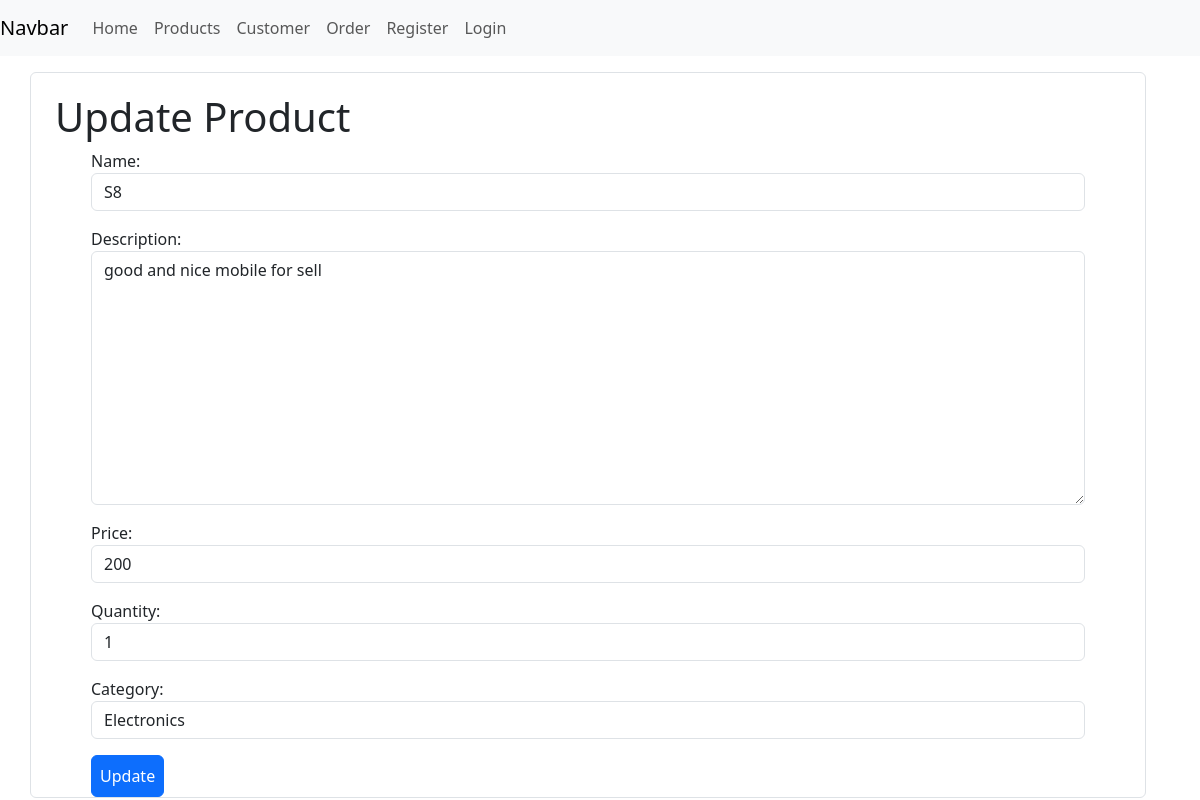
/update/product/18/, run on the app's committed database.
### e_app/models.py (models this page shows, shortened)
class Product(models.Model):
    name = models.CharField(max_length = 100)
    description = models.TextField()
    price = models.IntegerField()
    quantity = models.PositiveIntegerField()
    category = models.ForeignKey(Category, on_delete = models.CASCADE)

class Category(models.Model):
    name = models.CharField(max_length = 100)
    description = models.TextField()
    def __str__(self):
        return str(self.name)

### e_app/views.py (the view)
# urls.py: path("update/product/<int:pk>/",views.update_product,name="update_product"),
def update_product(request, pk):
    try:
        product = Product.objects.get(id=pk)
    except Product.DoesNotExist:
        return HttpResponse("Product not found", status=404)
    form = ProductForm(instance=product)
    if request.method == 'POST':
        form = ProductForm(request.POST, instance=product)
        if form.is_valid():
            form.save()
            return redirect('product_list')
    context = {
        'form': form
    }
    return render(request, 'products/update.html', context)

### e_app/froms.py
class ProductForm(forms.ModelForm):
    class Meta:
        model = Product
        fields = ['name','description','price','quantity','category']
        widgets = {
            'name': forms.TextInput(attrs= {'class': 'form-control'}),
            'description': forms.Textarea(attrs= {'class': 'form-control'}),
            'price': forms.NumberInput(attrs= {'class': 'form-control'}),
            'quantity': forms.NumberInput(attrs= {'class': 'form-control'}),
            'category': forms.Select(attrs= {'class': 'form-control'}),
        }

### e_app/templates/products/update.html
{% extends '../base.html' %} {% block content %}
<h1 class="mt-3">Update Product</h1>
<form method="post" class="px-5">
  {% csrf_token %} {{ form.as_p}}
  <button type="submit" name="submit" class="btn btn-primary p-2">
    Update
  </button>
</form>
{% endblock %}

### data on the page
Product: name "S8", description "good and nice mobile for sell", price "200", quantity "1", category "Electronics"
